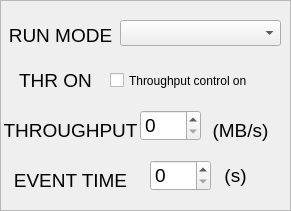
    <widget class="QFrame" name="frame_152">
     <property name="geometry">
      <rect>
       <x>10</x>
       <y>210</y>
       <width>291</width>
       <height>211</height>
      </rect>
     </property>
     <property name="frameShape">
      <enum>QFrame::StyledPanel</enum>
     </property>
     <property name="frameShadow">
      <enum>QFrame::Raised</enum>
     </property>
     <widget class="QLabel" name="label_291">
      <property name="geometry">
       <rect>
        <x>0</x>
        <y>20</y>
        <width>121</width>
        <height>31</height>
       </rect>
      </property>
      <property name="font">
       <font>
        <pointsize>14</pointsize>
       </font>
      </property>
      <property name="text">
       <string>RUN MODE</string>
      </property>
      <property name="alignment">
       <set>Qt::AlignCenter</set>
      </property>
     </widget>
     <widget class="QComboBox" name="comboBox_RUN_MODE">
      <property name="geometry">
       <rect>
        <x>120</x>
        <y>20</y>
        <width>161</width>
        <height>26</height>
       </rect>
      </property>
     </widget>
     <widget class="QLabel" name="label_292">
      <property name="geometry">
       <rect>
        <x>10</x>
        <y>60</y>
        <width>91</width>
        <height>41</height>
       </rect>
      </property>
      <property name="font">
       <font>
        <pointsize>14</pointsize>
       </font>
      </property>
      <property name="text">
       <string>THR ON</string>
      </property>
      <property name="alignment">
       <set>Qt::AlignCenter</set>
      </property>
     </widget>
     <widget class="QCheckBox" name="checkBox_RUN_THR_ON">
      <property name="geometry">
       <rect>
        <x>110</x>
        <y>70</y>
        <width>151</width>
        <height>21</height>
       </rect>
      </property>
      <property name="text">
       <string>Throughput control on</string>
      </property>
     </widget>
     <widget class="QLabel" name="label_293">
      <property name="geometry">
       <rect>
        <x>0</x>
        <y>110</y>
        <width>141</width>
        <height>41</height>
       </rect>
      </property>
      <property name="font">
       <font>
        <pointsize>14</pointsize>
       </font>
      </property>
      <property name="text">
       <string>THROUGHPUT</string>
      </property>
      <property name="alignment">
       <set>Qt::AlignCenter</set>
      </property>
     </widget>
     <widget class="QLabel" name="label_295">
      <property name="geometry">
       <rect>
        <x>0</x>
        <y>160</y>
        <width>141</width>
        <height>41</height>
       </rect>
      </property>
      <property name="font">
       <font>
        <pointsize>14</pointsize>
       </font>
      </property>
      <property name="text">
       <string>EVENT TIME</string>
      </property>
      <property name="alignment">
       <set>Qt::AlignCenter</set>
      </property>
     </widget>
     <widget class="QSpinBox" name="spinBox_RUN_Throughput">
      <property name="geometry">
       <rect>
        <x>140</x>
        <y>110</y>
        <width>61</width>
        <height>31</height>
       </rect>
      </property>
      <property name="font">
       <font>
        <pointsize>14</pointsize>
       </font>
      </property>
     </widget>
     <widget class="QLabel" name="label_262">
      <property name="geometry">
       <rect>
        <x>200</x>
        <y>120</y>
        <width>81</width>
        <height>21</height>
       </rect>
      </property>
      <property name="font">
       <font>
        <pointsize>14</pointsize>
        <weight>50</weight>
        <bold>false</bold>
       </font>
      </property>
      <property name="text">
       <string>(MB/s)</string>
      </property>
      <property name="alignment">
       <set>Qt::AlignCenter</set>
      </property>
     </widget>
     <widget class="QSpinBox" name="spinBox_RUN_Event">
      <property name="geometry">
       <rect>
        <x>150</x>
        <y>160</y>
        <width>61</width>
        <height>31</height>
       </rect>
      </property>
      <property name="font">
       <font>
        <pointsize>14</pointsize>
       </font>
      </property>
     </widget>
     <widget class="QLabel" name="label_270">
      <property name="geometry">
       <rect>
        <x>210</x>
        <y>160</y>
        <width>51</width>
        <height>31</height>
       </rect>
      </property>
      <property name="font">
       <font>
        <pointsize>14</pointsize>
        <weight>50</weight>
        <bold>false</bold>
       </font>
      </property>
      <property name="text">
       <string>(s)</string>
      </property>
      <property name="alignment">
       <set>Qt::AlignCenter</set>
      </property>
     </widget>
    </widget>
